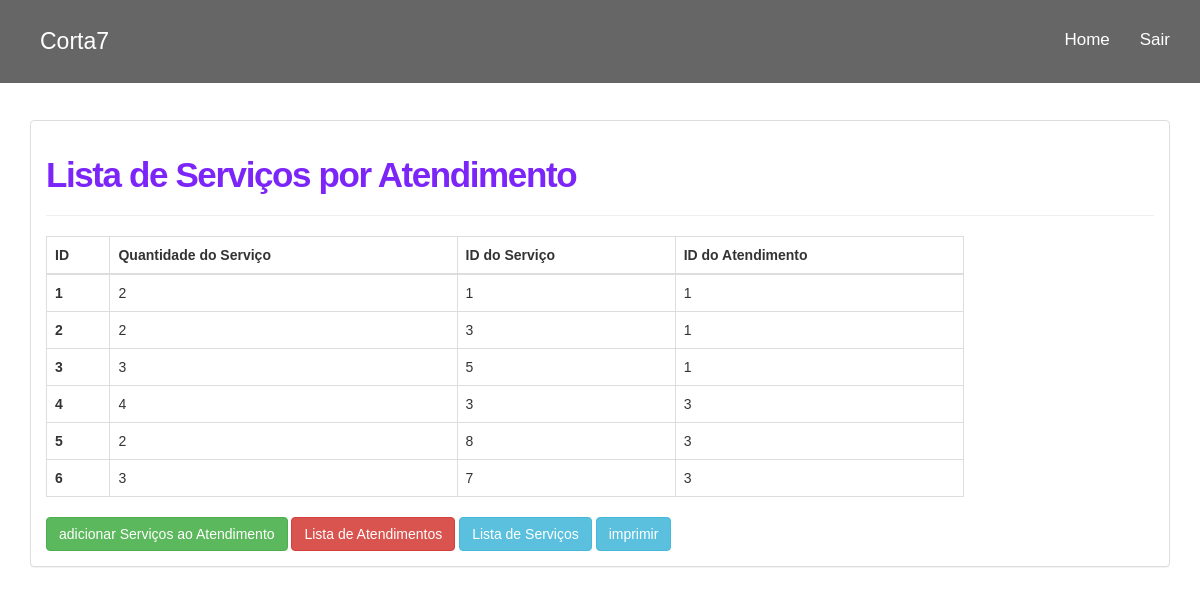
The page /servicosatendimentocadastrados.php (signed in) on the database its author committed.
### tables this page shows
CREATE TABLE `servicos_atendimento` (
  `id_servicos_atendimento` int(11) NOT NULL,
  `quant_servico` int(11) DEFAULT NULL,
  `fk_servico_atend` int(11) NOT NULL,
  `fk_atendimento_serv` int(11) NOT NULL
);

### servicosatendimentocadastrados.php (the view, shortened to what this page needs)
<!DOCTYPE html>
<html lang="pt-br">
<head>
  <link href="bootstrap/css/bootstrap.min.css" rel="stylesheet">
  <link href="estilo.css" rel="stylesheet">
  </head>
  <body>
    <nav class="navbar navbar-fixed-top navbar-inverse navbar-transparente">
      <div class="container">
        <div class="navbar-header">
        <div class="site-logo">
          <a href="index.php">Corta7</a>
        </div>
      </div>
      <div class="collapse navbar-collapse" id="barra-navegacao">
        <ul class="nav navbar-nav navbar-right">
          <li><a href="home.php">Home</a></li>
          <li><a href="sair.php">Sair</a></li>
        </ul>
      </div>
    </div>
  </nav>
  <div class="container">
    <br /><br />
    <br /><br />
    <br /><br />
    <div id="d">
    <div class="panel panel-default">
     <div class="panel-body">
      <h3 style="font-size: 35px;
      font-weight: 700;
      letter-spacing: -0.04em; color: #7c25f8;">Lista de Serviços por Atendimento </h3>
      <hr />
      <div class="row justify-content-center mb-6">
        <div class="col-sm-12 col-md-10 col-gl-8">
          <?php
          $objDb = new db();
          $link = $objDb->conecta_mysql();
          $sql1 = "SELECT * FROM servicos_atendimento ORDER BY id_servicos_atendimento  ASC";
          $resultado_func = mysqli_query($link, $sql1);
          if(($resultado_func) AND ($resultado_func->num_rows != 0)){
            ?>
            <table class="table table-bordered table-hover">
             <thead>
               <tr>
                <th >ID</th>
                <th >Quantidade do Serviço</th>
                <th >ID do Serviço</th>
                <th >ID do Atendimento</th>
              </tr>
            </thead>
            <tbody>
              <?php
              while($row_func = mysqli_fetch_array($resultado_func)){
                ?>
                <tr>
                  <th><?php echo $row_func['id_servicos_atendimento']; ?></th>
                  <td><?php echo $row_func['quant_servico']; ?></td>
                  <td><?php echo $row_func['fk_servico_atend']; ?></td>
                  <td><?php echo $row_func['fk_atendimento_serv']; ?></td>
                </tr>
              <?php   }  ?>
            </tbody>
          </table>
         <a tabindex="0" class="btn btn-success" role="button" data-toggle="popover" data-placement="right" data-trigger="focus" href="servicosatendimento.php"
          title="Editar Fornecedores">adicionar Serviços ao Atendimento</a>
          <a tabindex="0" class="btn btn-danger" role="button" data-toggle="popover" data-placement="right" data-trigger="focus" href="atendimentoscadastrados.php"
          title="Lista de Atendimentos">Lista de Atendimentos</a>
          <a tabindex="0" class="btn btn-info" role="button" data-toggle="popover" data-placement="right" data-trigger="focus" href="servicoscadastrados.php"
          title="Lista de Produtos">Lista de Serviços</a>
          <input type="button" class="btn btn-info" value="imprimir" name="imprimir" onclick="imprime()">
          <?php
        }else{
          echo "<div class='alert alert-danger' role='alert'>Nenhum Servico encontrado!</div>";
        }
        ?>
      </div>
    </div>
  </div>
</div>
</div>
</div>
</body>
</html>

### estilo.css (style rules this page uses)
html, body, .capa { height: 100%; }
body { background: url('imagens/capa4.jpg'); background-attachment: fixed; font-family: Helvetica,Arial,sans-serif; overflow-x: hidden; }
nav.navbar-transparente { padding: 15px 0px; background: rgba(0, 0, 0, 0.6); border: none; }
.site-logo { margin: 5px 5px; padding: 5px 5px; font-size: 23px; }
.site-logo a { color: #fff; text-decoration:none; }
#barra-navegacao { font-size: 17px; }
.navbar-inverse .navbar-nav>li>a { color: white; }
.navbar-inverse .navbar-nav>li>a, footer .nav a { color: white; }
h3 { font-size: 35px; font-weight: 700; letter-spacing: -0.04em; }

### rows shown on the page
servicos_atendimento: id_servicos_atendimento "1", quant_servico "2", fk_servico_atend "1", fk_atendimento_serv "1"
servicos_atendimento: id_servicos_atendimento "2", quant_servico "2", fk_servico_atend "3", fk_atendimento_serv "1"
servicos_atendimento: id_servicos_atendimento "3", quant_servico "3", fk_servico_atend "5", fk_atendimento_serv "1"
servicos_atendimento: id_servicos_atendimento "4", quant_servico "4", fk_servico_atend "3", fk_atendimento_serv "3"
servicos_atendimento: id_servicos_atendimento "5", quant_servico "2", fk_servico_atend "8", fk_atendimento_serv "3"
servicos_atendimento: id_servicos_atendimento "6", quant_servico "3", fk_servico_atend "7", fk_atendimento_serv "3"
